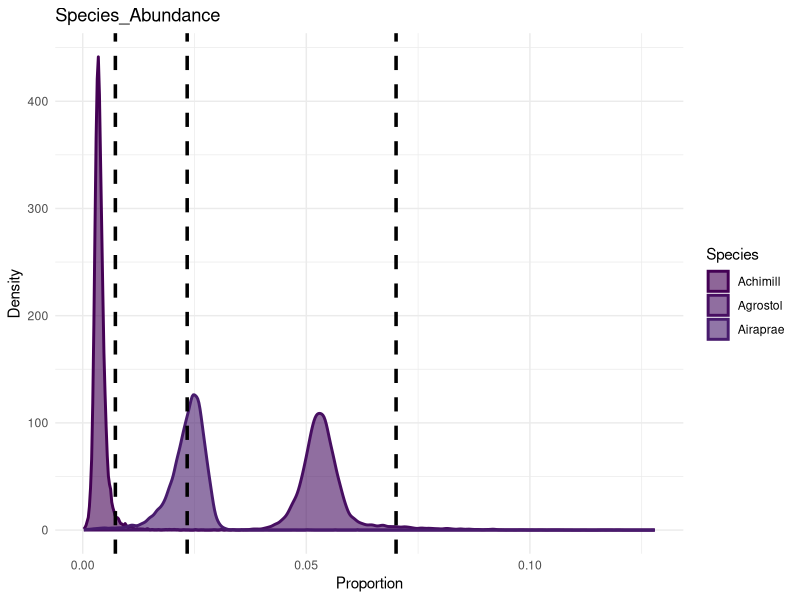
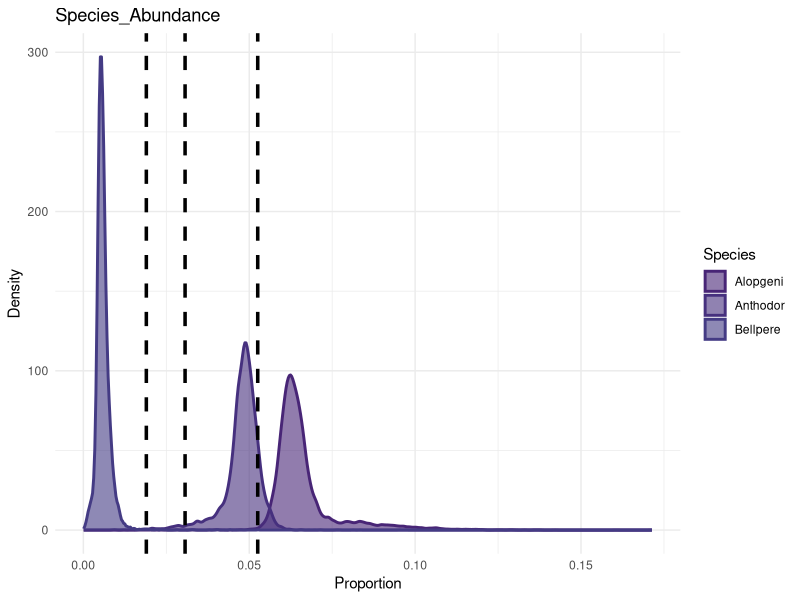
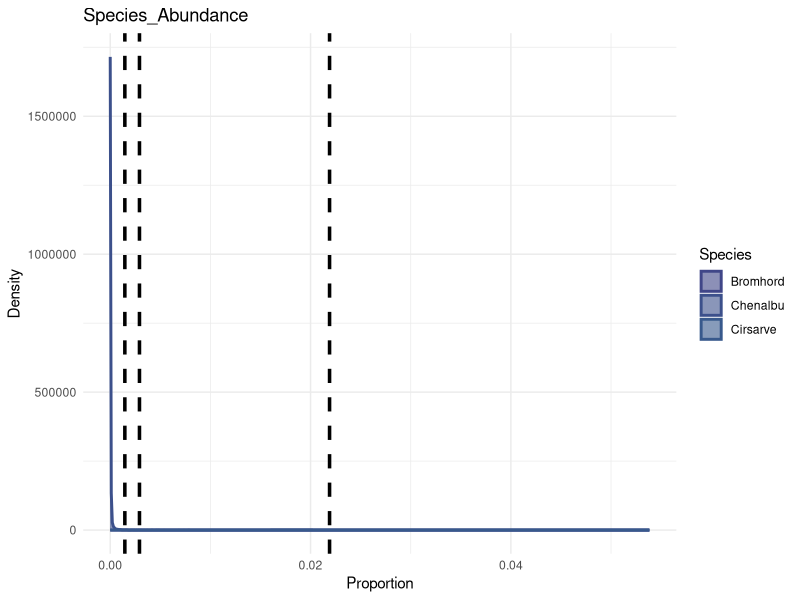
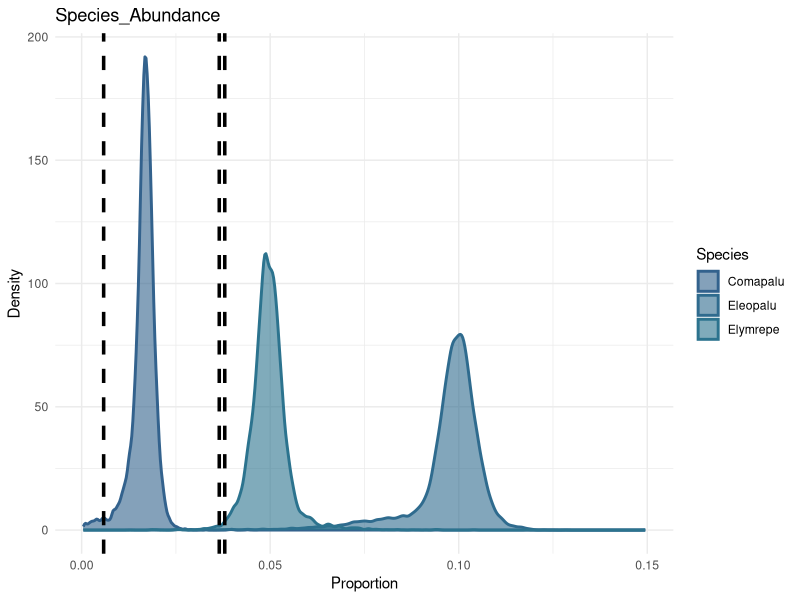
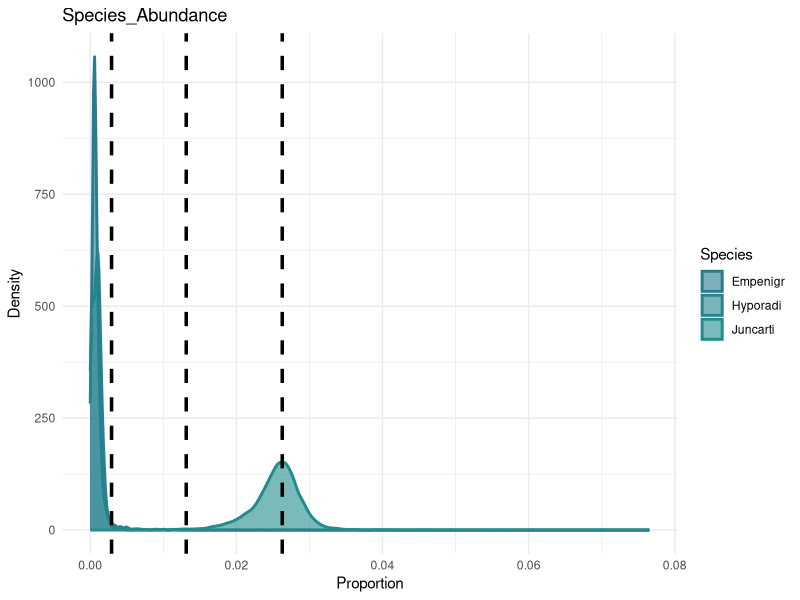
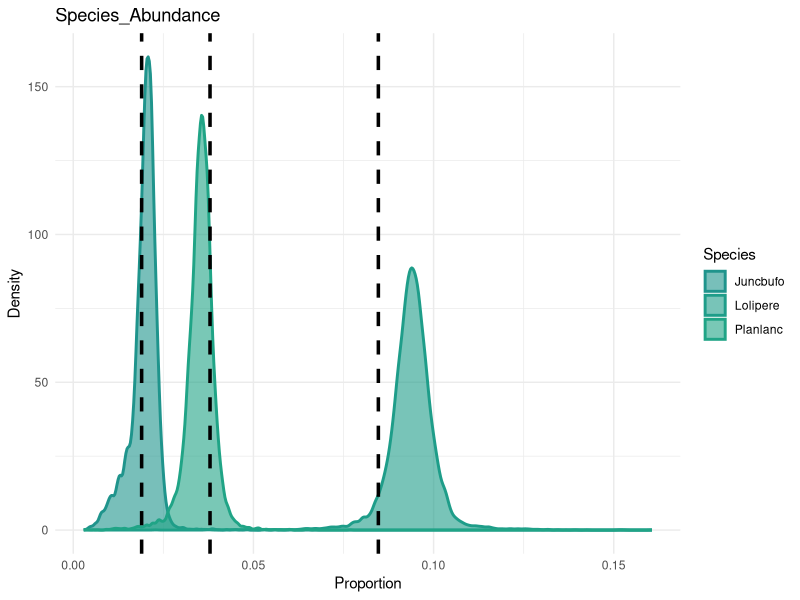
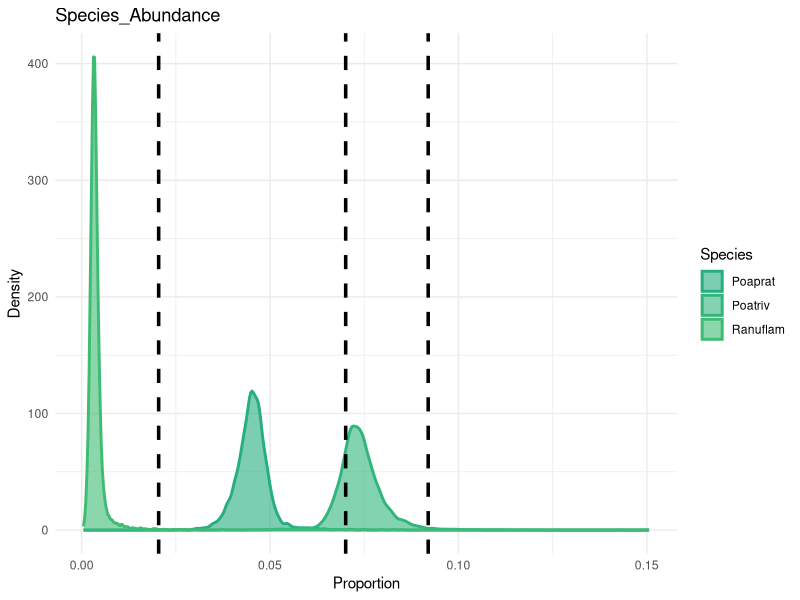
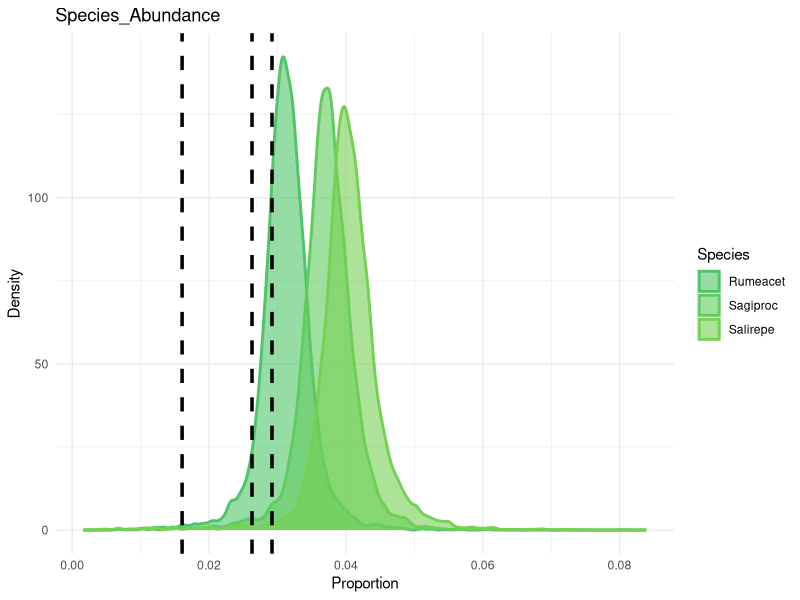

Reproduce these figures in R, in order.
# Install and load necessary packages
required_packages <- c("vegan", "MCMCpack", "ggplot2", "dplyr", "tidyr", "gridExtra", "viridis")
new_packages <- required_packages[!(required_packages %in% installed.packages()[, "Package"])]

if(length(new_packages)) install.packages(new_packages)

library(vegan)     # For ecological data and analysis
library(MCMCpack)  # For Dirichlet distribution sampling
library(ggplot2)   # For plotting
library(dplyr)     # For data manipulation
library(tidyr)     # For reshaping data
library(gridExtra) # For arranging multiple plots
library(viridis)   # For color scales

# Set seed for reproducibility
set.seed(123)

# Create a folder to save the results
results_folder <- "Bayesian_Polya_Urn_Real_Data_Results"
if(!dir.exists(results_folder)) {
  dir.create(results_folder)
}

# Load the dune dataset
data(dune)

# Sum the abundances of species across all sites to get a categorical distribution
species_abundance <- colSums(dune)

# Normalize the counts to get initial proportions
initial_proportions <- species_abundance / sum(species_abundance)

# Define parameters for the Bayesian Polya Urn process
k <- length(initial_proportions)  # Number of species
species_names <- names(initial_proportions)  # Species names
true_theta <- initial_proportions  # Use the observed proportions as the true values
beta <- 1  # Reinforcement factor
lambda <- 2  # Concentration parameter for Dirichlet prior
mu <- rep(1/k, k)  # Base measure for Dirichlet prior (non-informative)
t_max <- 10000  # Fixed number of iterations

# Assign fixed colors to each species
species_colors <- viridis::viridis_pal(option = "D")(k)
names(species_colors) <- species_names

# Function to simulate the Bayesian Polya Urn process
simulate_bayesian_polya_urn <- function(k, true_theta, beta, lambda, mu, t_max) {
  # Initialize counts based on the true proportions
  N <- round(true_theta * 100)  # Starting counts based on the true proportions
  theta <- N / sum(N)  # Calculate starting proportions
  
  # Initialize storage for posterior samples
  posterior_samples <- matrix(NA, nrow = t_max, ncol = k)
  colnames(posterior_samples) <- species_names
  
  # Run MCMC to sample from the posterior
  for (t in 1:t_max) {
    # Draw a species based on current proportions
    species <- sample(species_names, size = 1, prob = theta)
    N[species] <- N[species] + beta  # Reinforce the drawn species
    
    # Update posterior distribution using Dirichlet
    alpha <- lambda * mu + N
    theta <- as.numeric(rdirichlet(1, alpha))
    names(theta) <- species_names
    
    # Store the posterior sample
    posterior_samples[t, ] <- theta
  }
  
  return(posterior_samples)
}

# Simulate the Bayesian Polya Urn process with fixed t_max
simulation <- simulate_bayesian_polya_urn(k, true_theta, beta, lambda, mu, t_max)

# Function to plot posterior densities with true parameter values, with max 3 species per plot
plot_posterior_density <- function(simulation, title, species_subset) {
  theta_df <- as.data.frame(simulation)
  theta_df <- theta_df[, species_subset, drop = FALSE]  # Select only the specified species
  theta_df <- pivot_longer(theta_df, cols = everything(), names_to = "Species", values_to = "Proportion")
  
  # Add True Proportion
  theta_df <- theta_df %>%
    mutate(True_Proportion = true_theta[Species])
  
  # Generate the density plot
  density_plot <- ggplot(theta_df, aes(x = Proportion, fill = Species, color = Species)) +
    geom_density(alpha = 0.6, linewidth = 1) +
    geom_vline(aes(xintercept = True_Proportion), linetype = "dashed", size = 1.2) +
    scale_fill_manual(values = species_colors) +
    scale_color_manual(values = species_colors) +
    labs(title = paste(title),
         x = "Proportion", y = "Density") +
    theme_minimal() +
    theme(legend.position = "right")
  
  # Save the plot
  file_name <- paste0("Posterior_Density_", title, "_Species_", paste(species_subset, collapse = "_"), ".png")
  ggsave(filename = file.path(results_folder, file_name), plot = density_plot, width = 8, height = 6)
  
  # Print the plot
  print(density_plot)
}

# Function to plot convergence with max 3 species per plot
plot_convergence_faceted_rowwise <- function(simulation, species_subset) {
  simulation_df <- as.data.frame(simulation[, species_subset, drop = FALSE])
  simulation_df$Iteration <- 1:t_max
  
  # Pivot longer for plotting
  convergence_df <- pivot_longer(simulation_df, cols = species_subset, names_to = "Species", values_to = "Proportion")
  
  # Add True Proportion
  convergence_df <- convergence_df %>%
    mutate(True_Proportion = true_theta[Species])
  
  # Generate the convergence plot
  convergence_plot <- ggplot(convergence_df, aes(x = Iteration, y = Proportion, color = Species)) +
    geom_line(alpha = 0.7) +
    geom_hline(aes(yintercept = True_Proportion, color = Species), linetype = "dashed", size = 1.2) +
    scale_color_manual(values = species_colors) +
    labs(title = paste("Convergence of Posterior Means"),
         x = "Iteration", y = "Posterior Mean") +
    facet_wrap(~ Species, scales = "free_y", ncol = 1) +  # Row-wise layout with one column
    theme_minimal() +
    theme(legend.position = "right")
  
  # Save the plot
  file_name <- paste0("Posterior_Convergence_Species_", paste(species_subset, collapse = "_"), ".png")
  ggsave(filename = file.path(results_folder, file_name), plot = convergence_plot, width = 8, height = 12)
  
  # Print the plot
  print(convergence_plot)
}

# Function to evaluate and save final summary statistics and model fit for all species
save_final_summary <- function(simulation) {
  final_posterior_mean <- colMeans(simulation)
  
  # Create a data frame with formatted numbers
  summary_table <- data.frame(
    Species = species_names,
    True_Proportion = format(true_theta, digits = 4, nsmall = 4),
    Posterior_Mean = format(final_posterior_mean, digits = 4, nsmall = 4),
    Bias = format(final_posterior_mean - true_theta, digits = 4, nsmall = 4)
  )
  
  # Save summary table to CSV
  file_name <- "Final_Theta_Summary.csv"
  write.csv(summary_table, file.path(results_folder, file_name), row.names = FALSE)
  
  # Print summary table
  print(summary_table)
  
  # Model Fit: Mean Squared Error (MSE)
  mse <- mean((final_posterior_mean - true_theta)^2)
  cat("Mean Squared Error (MSE) of the model fit: ", format(mse, digits = 4, nsmall = 4), "\n")
}

# Define subsets of species to plot (max 3 per plot)
species_subsets <- split(species_names, ceiling(seq_along(species_names)/3))

# Plot and save the posterior densities for each subset of species
for (subset in species_subsets) {
  plot_posterior_density(simulation, "Species_Abundance", species_subset = subset)
}

# Plot and save the row-wise faceted convergence of posterior means for each subset of species
for (subset in species_subsets) {
  plot_convergence_faceted_rowwise(simulation, species_subset = subset)
}

# Save and print final summary statistics and model fit for all species
save_final_summary(simulation)

#######################

# Install and load necessary packages
required_packages <- c("vegan", "MCMCpack", "ggplot2")
new_packages <- required_packages[!(required_packages %in% installed.packages()[, "Package"])]

if(length(new_packages)) install.packages(new_packages)

library(vegan)     # For ecological data and analysis
library(MCMCpack)  # For Dirichlet distribution sampling
library(ggplot2)   # For plotting

# Set seed for reproducibility
set.seed(123)

# Create a folder to save the results
results_folder <- "Bayesian_Polya_Urn_Results"
if(!dir.exists(results_folder)) {
  dir.create(results_folder)
}

# Load the dune dataset
data(dune)

# Sum the abundances of species across all sites to get a categorical distribution
species_abundance <- colSums(dune)

# Normalize the counts to get initial proportions
true_theta <- species_abundance / sum(species_abundance)

# Define parameters for the Bayesian Polya Urn process
k <- length(true_theta)  # Number of species
species_names <- names(true_theta)  # Species names
beta <- 1  # Reinforcement factor
lambda <- 2  # Concentration parameter for Dirichlet prior
mu <- rep(1/k, k)  # Base measure for Dirichlet prior (non-informative)
t_max <- 10000  # Fixed number of iterations

# Function to simulate the Bayesian Polya Urn process
simulate_bayesian_polya_urn <- function(k, true_theta, beta, lambda, mu, t_max) {
  # Initialize counts based on the true proportions
  N <- round(true_theta * 100)  # Starting counts based on the true proportions
  theta <- N / sum(N)  # Calculate starting proportions
  
  # Initialize storage for posterior samples
  posterior_samples <- matrix(NA, nrow = t_max, ncol = k)
  colnames(posterior_samples) <- species_names
  
  # Run MCMC to sample from the posterior
  for (t in 1:t_max) {
    # Draw a species based on current proportions
    species <- sample(species_names, size = 1, prob = theta)
    N[species] <- N[species] + beta  # Reinforce the drawn species
    
    # Update posterior distribution using Dirichlet
    alpha <- lambda * mu + N
    theta <- as.numeric(rdirichlet(1, alpha))
    names(theta) <- species_names
    
    # Store the posterior sample
    posterior_samples[t, ] <- theta
  }
  
  return(posterior_samples)
}

# Simulate the Bayesian Polya Urn process with fixed t_max
simulation <- simulate_bayesian_polya_urn(k, true_theta, beta, lambda, mu, t_max)

# Calculate the posterior mean for each species
posterior_mean <- colMeans(simulation)

# Create a data frame for plotting and summarizing, formatted without scientific notation
plot_data <- data.frame(
  Species = species_names,
  True_Proportion = formatC(true_theta, format = "f", digits = 6),
  Posterior_Mean = formatC(posterior_mean, format = "f", digits = 6),
  Bias = formatC(posterior_mean - true_theta, format = "f", digits = 6)
)

# Save summary table to CSV
summary_table_file <- file.path(results_folder, "Posterior_Mean_Summary.csv")
write.csv(plot_data, summary_table_file, row.names = FALSE)

# Print the summary table
print(plot_data)

# Plot Posterior Mean vs Actual Proportion with 45-degree line
posterior_plot <- ggplot(plot_data, aes(x = as.numeric(True_Proportion), y = as.numeric(Posterior_Mean), label = Species)) +
  geom_point(size = 3, color = "blue") +
  geom_abline(slope = 1, intercept = 0, linetype = "dashed", color = "red", size = 1) +
  geom_text(vjust = -0.5, hjust = 0.5, size = 3) +
  labs(title = "Posterior Mean vs Actual Proportion for All Species",
       x = "Actual Proportion",
       y = "Posterior Mean") +
  theme_minimal() +
  theme(axis.title = element_text(size = 14),
        axis.text = element_text(size = 12),
        plot.title = element_text(size = 16, face = "bold", hjust = 0.5))

# Save the plot
posterior_plot_file <- file.path(results_folder, "Posterior_Mean_vs_Actual_Proportion.png")
ggsave(filename = posterior_plot_file, plot = posterior_plot, width = 10, height = 8)

# Print the plot
print(posterior_plot)
